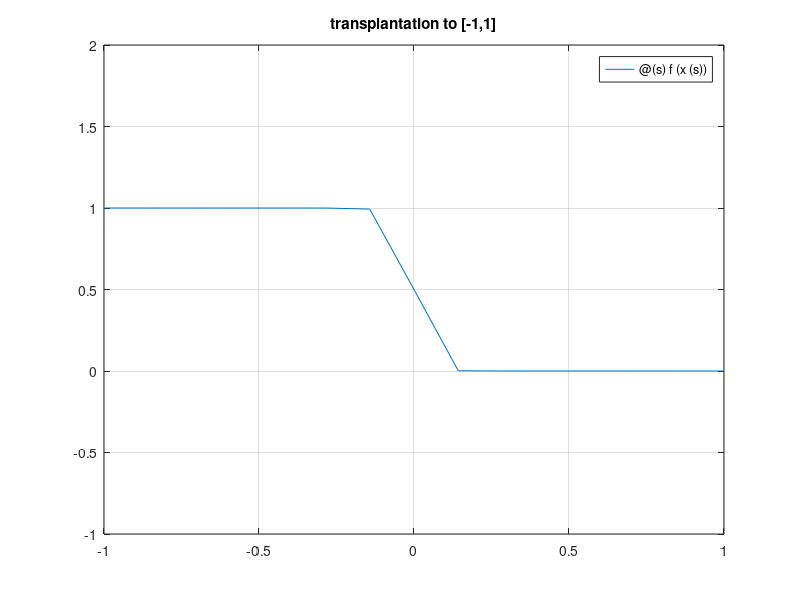

This chart was generated by the following MATLAB code: (Note: this script raises an error after producing the figure.)
%% Rational approximation of the Fermi-Dirac function
% Nick Trefethen, July 2019

%%
% (Chebfun example approx/FermiDirac.m)
% [Tags: #Fermi-Dirac, #minimax]

function FermiDirac

%%
% The Fermi-Dirac function is important in electronic energy calculations,
% for which physicists have had great success with rational approximations [1].
% We won't attempt to discuss the physics or the algorithms here, but just consider some
% rational approximations, motivated in particular by [2].

%%
% The function is smooth, but approximates a step (which corresponds to
% the limit of zero temperature).   With $L$ as a large parameter,
% we can write the function like this:
% $$ f(E) = {1 \over 1 + \exp(x-L) }, \quad x\in [0,\infty). $$
% Here for example is a plot with $L= 20$:
tic
L = 20;
f = @(x) 1./(1+exp(x-L));
fplot(f,[0,80]), grid on, ylim([-1 2])
title('physical domain')

%%
% This is essentially a hyperbolic tangent, but with a twist:
% the approximation domain we care about extends a finite distance
% on one side and an infinite distance on the other.  (Ultimately this
% is because a system has a minimum-energy state but no maximum.)  For a type
% $(n,n)$ approximant, it is convenient to soften up the problem 
% by a M&ouml;bius transformation to $s\in [-1,1]$, which maps type $(n,n)$
% rational functions to themselves.  The transformation is this:
x = @(s) (s*L+L)./(1-s);
s = @(x) (x-L)./(x+L);

%%
% Here for example is the transplanted function above:
g = @(s) f(x(s));
dom = [-1 1];
fplot(g,dom), grid on, ylim([-1 2])
title('transplantation to [-1,1]')

%%
% Note that despite appearances, this
% is not symmetric about $s=0$ since the left half corresponds
% to $[0,L]$ whereas the right half corresponds to $[L,\infty)$.
% For example, $g(.1)$ and $1-g(-.1)$ are quite different:
disp([g(.1) 1-g(-.1)])

%%
% To approximate $g$ by a rational function of type
% $(n,n)$, we can use the Chebfun |minimax| command.
% (Another possibility is |cf|, at least for smaller values of $L$.)
% Here is a little code that does this.

function fermi(L,n)   % minimax approx for Fermi-Dirac.  Try e.g. fermi(50,10).
f = @(x) 1./(1+exp(x-L));
x = @(s) (s*L+L)./(1-s);
s = @(x) (x-L)./(x+L);
g = @(s) f(x(s));
[p,q,r,err,status] = minimax(g,n,n);
poles = status.pol;
ss = [chebpts(1000,[-1 0]); chebpts(1000,[0 1])];
subplot(2,2,1:2)
plot(ss,r(ss)-g(ss)), grid on, ylim(2*err*[-1 1]), hold on
plot([-1 1],-err*[1 1],'--r'), plot([-1 1],err*[1 1],'--r'), hold off
title(sprintf('Fermi-Dirac transplanted to [-1,1], L = %d, n = %d',L,n));
subplot(2,2,3), plot(poles,'.r'), axis(10*[-1 1 -1 1])
axis square, grid on, title poles
subplot(2,2,4), plot(poles,'.r'), axis(.5*[-1 1 -1 1])
axis square, grid on, title closeup
end

%%
% Here is an easy example with $L=10$.
tic, fermi(10,10), toc

%%
% Here is a harder one with $L=100$:
tic, fermi(100,15), toc

%%
% The code even works with $L=1000$:
tic, fermi(1000,20), toc

%%
% Here's the same function approximated 
% with a higher value of $n$:
tic, fermi(1000,30), toc

%%
% This all looks pretty satisfactory, but it would probably not
% be hard to break this code.  An idea for improving the
% speed and robustness would be to adapt the idea of Moussa and
% start the |minimax| barycentric Remez iteration with an initial
% guess derived from a Zolotarev approximation of a step.

%%
%
% [1] L. Lin, M. Chen, C. Yang, and L. He,
% Accelerating atomic orbital-based
% electronic structure calculation via pole
% expansion and selected inversion,
% _Journal of Physics: Condensed Matter_ 25 (2013), 295501.
%
% [2]  J. E. Moussa, Minimax rational approximation of
% the Fermi-Dirac distribution, _Journal of
% Chemical Physics_ 145 (2016), 164108
% and arXiv:1605.03085v2, 2016.

end
